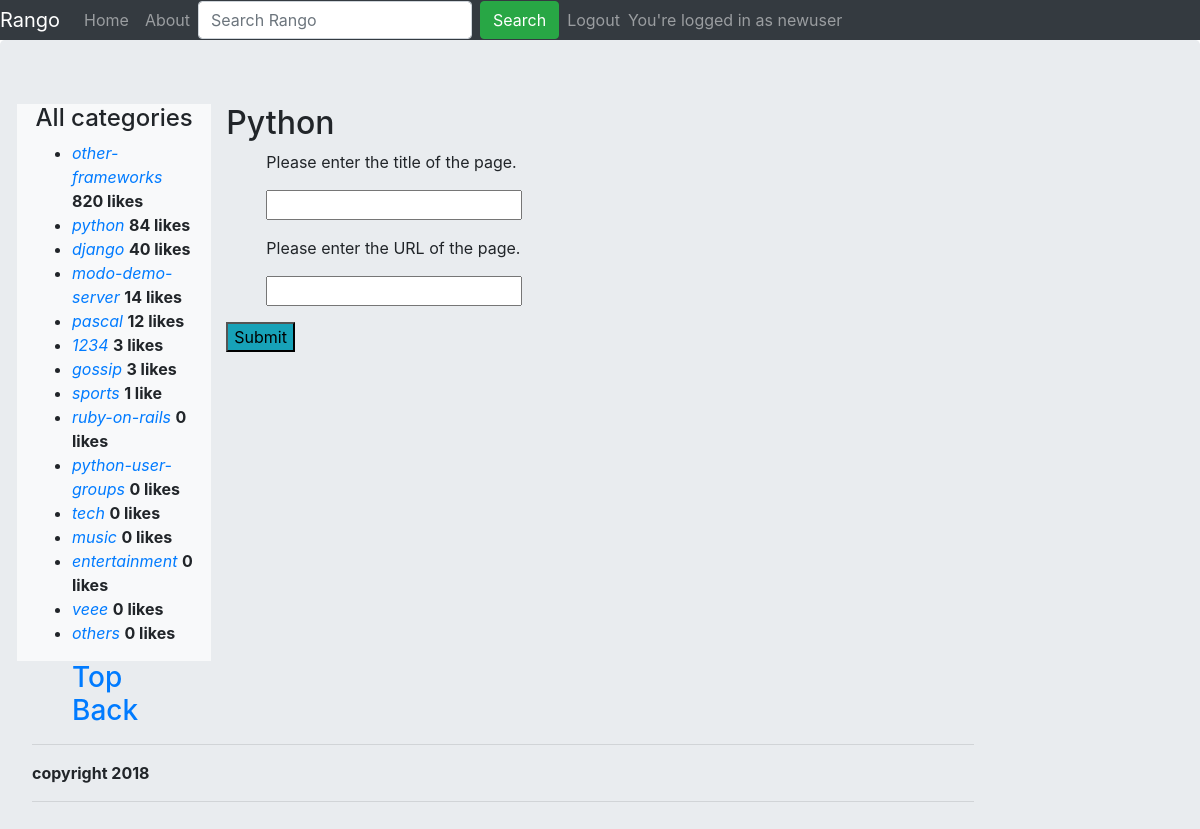
The page /rango/python/add_page/ (signed in) on the database its author committed.
### rango/models.py (models this page shows, shortened)
class Category(models.Model):
	name = models.CharField(max_length=128, unique=True)
	views = models.IntegerField(default=0)
	likes = models.IntegerField(default=0)
	slug = models.SlugField(unique = True)
	class Meta:
		verbose_name_plural = 'Categories'

### rango/views.py (the view, shortened to what this page needs)
# urls.py: url( r'^(?P<category_name_slug>[\w\-]+)/add_page/$', views.add_page, name='add_page'),
@login_required
def add_page(request, category_name_slug):
	try:
		category = Category.objects.get(slug=category_name_slug)
	except Category.DoesNotExist:
		category = None
	form = PageForm()
	return render(request, 'rango/add_page.html', {'form': form, 'category': category})

### rango/forms.py (shortened to what this page needs)
class PageForm(forms.ModelForm):
	title = forms.CharField(max_length=128,
		help_text = "Please enter the title of the page.")
	url = forms.URLField(max_length=200,
		help_text = "Please enter the URL of the page.")
	views = forms.IntegerField(widget=forms.HiddenInput(), initial=0)
	class Meta:
		model= Page
		exclude = ('category', )

### rango/templatetags/rango_template_tags.py (called while the page is built)
@register.inclusion_tag('rango/cats.html')
def get_category_list():
	return {'cats': Category.objects.order_by('-likes')}

### templates/rango/add_page.html (shortened to what this page needs)
{% extends 'rango/base.html' %}
{% block body_block %}
{% if category %}
<h2><atrong>{{ category.name }}</strong></h2>
<form id="add_pages" method='post' action='/rango/{{category.slug}}/add_page/'>
{% for field in form.visible_fields %}
<ul>
	<p>{{ field.help_text }}</p>
	{{ field }}
</ul>
{% endfor %}
<input type='submit' name='submit' value='Submit' class="bg-info">
</form>
{% endif %}
{% endblock %}
{% block footer %}
<ul>
<h3><li class="list-unstyled"><a href='{% url 'rango:add_page' category.slug %}'>Top</a></li>
<li class="list-unstyled"><a href='{% url 'rango:show_category' category.slug %}'>Back</a></li>
</h3>
</ul>
{% endblock%}

### templates/rango/base.html (shortened to what this page needs)
<!DOCTYPE html>
{% load staticfiles %}
{% load rango_template_tags %}
<html>
	<head lang="en">
    <link rel="stylesheet" href="https://maxcdn.bootstrapcdn.com/bootstrap/4.1.0/css/bootstrap.min.css">
	</head>
	<body>
		<nav class="navbar-expand-sm bg-dark navbar-dark ">
			<div class="collapse navbar-collapse" id="navbarcollapse">
			<ul class="navbar-nav">
				<a class="navbar-brand" href="{% url "rango:index" %}">Rango</a>
				<li class="nav-item">
					<a class="nav-link" href="{% url "rango:index" %}">Home</a>
				</li>
				<li class="nav-item">
					<a class="nav-link" href="{% url "rango:about" %}">About</a>
				</li>
				<form class="form-inline" action="">
					<input type="text" class="form-control mr-sm-2" placeholder="Search Rango">
					<button type="submit" class="btn btn-success">Search</button>
				</form>
				{% if user.is_authenticated %}
				<li class="nav-item">
					<a class="nav-link" href="{% url "rango:logout" %}">Logout</a>
				</li>
				<span class="navbar-text">You're logged in as {{user.username}} </span>
				{% endif %}
			</ul>
		</div>
		</nav>
		<div class="container-fluid jumbotron">
			<div class="row">
				<div class="col-sm-3 col-md-2 sidebar bg-light">
					{% block sidebar_block %}
					<h4 class="text-center">All categories</h4>
						{% get_category_list %}
					{% endblock %}
				</div>
				<div class="col-sm-9 col-sm-offset-3 col-md-10 col-md-offset-2 main">
					{% block body_block %}
					{% endblock %}
				</div>
				<div class="col-sm-9 col-sm-offset-3 col-md-10 col-md-offset-2 main">
					{% block footer%}
					{% endblock %}
					<hr/>
					<p><strong><p>copyright 2018</p></strong></p>
					<hr/>
				</div>
			</div>
		</div>
	</body>
</html>

### templates/rango/cats.html
<ul>
	{% if cats %}
		{% for cat in cats %}
			<li>
				<i><a href='{% url 'rango:show_category' cat.slug%}'>{{cat.slug}}</a></i>
				<strong>{{cat.likes}} like{{cat.likes|pluralize}}</strong>
			</li>
		{% endfor %}
	{% endif %}
</ul>

### rows shown on the page
Category: slug "other-frameworks", likes "820"
Category: slug "python", likes "84", name "Python"
Category: slug "django", likes "40"
Category: slug "modo-demo-server", likes "14"
Category: slug "pascal", likes "12"
Category: slug "1234", likes "3"
Category: slug "gossip", likes "3"
Category: slug "sports", likes "1"
Category: slug "ruby-on-rails", likes "0"
Category: slug "python-user-groups", likes "0"
Category: slug "tech", likes "0"
Category: slug "music", likes "0"
Category: slug "entertainment", likes "0"
Category: slug "veee", likes "0"
Category: slug "others", likes "0"

### other values the page prints
{{ user.username }} "newuser"
{{ field.help_text }} "Please enter the title of the page." "Please enter the URL of the page."
